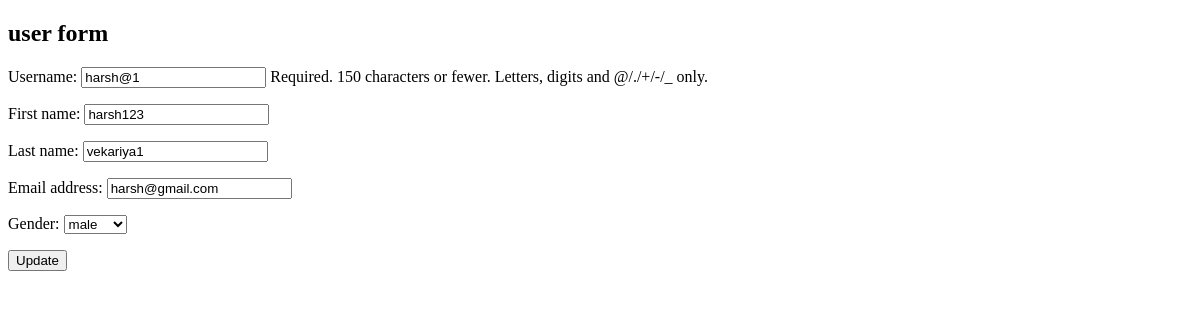
The app's page /edit/52/, older data.
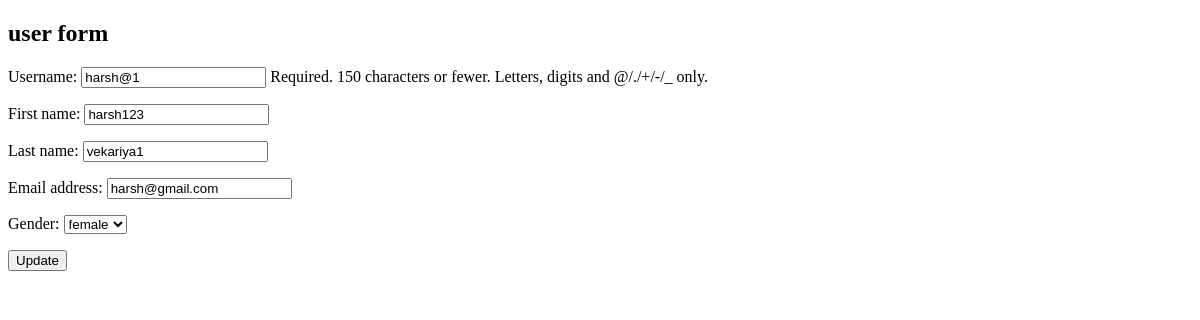
The same page, newer data.
### accounts/models.py (models this page shows, shortened)
class User(AbstractUser):
    gender_choice = {
        ('male','male'),
        ('female','female')
    }
    is_deleted = models.BooleanField(default=False)
    gender = models.CharField(choices=gender_choice,max_length=6)

### accounts/views.py (the view, shortened to what this page needs)
# urls.py: path('edit/<int:e_id>/',views.Edit.as_view(),name="edit"),
class Edit(DetailView,UpdateView):
    template_name   = 'edit.html'
    form_class = UpdateForm
    model = User
    success_url = 'show_data'
    def get(self,request,e_id,*args,**kwagrs):
        context = {}
        context['user_form'] = UpdateForm(instance=User.objects.get(id=e_id))
        return render(request,"edit.html",context)

### accounts/forms.py
class UpdateForm(forms.ModelForm):
    class Meta:
        model = User
        fields = ['username','first_name','last_name','email','gender']

### templates/edit.html (shortened to what this page needs)
<!DOCTYPE html>
<html>
    <body>
        <h2>user form</h2>
        <form method="POST">
            {{user_form.as_p}}
            <button type="submit">Update</button>
        </form>
    </body>
</html>

Row changes from the older to the newer data that the page shows:
changed User "harsh@1": gender "male" → "female"
